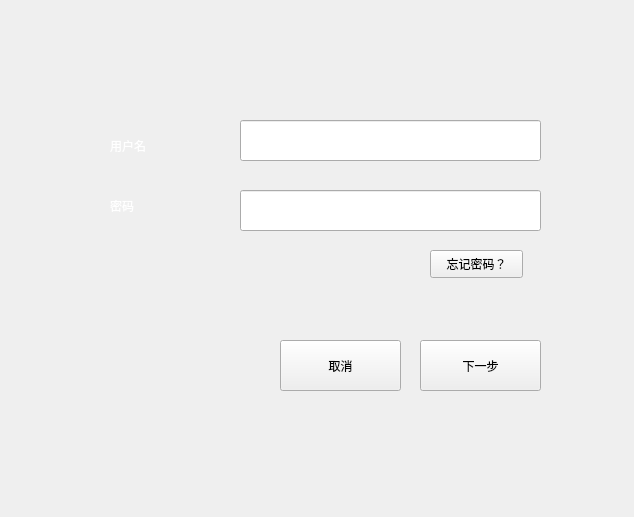
<?xml version="1.0" encoding="UTF-8"?>
<ui version="4.0">
 <class>sign</class>
 <widget class="QWidget" name="sign">
  <property name="geometry">
   <rect>
    <x>0</x>
    <y>0</y>
    <width>634</width>
    <height>517</height>
   </rect>
  </property>
  <property name="windowTitle">
   <string>Form</string>
  </property>
  <widget class="QLabel" name="label">
   <property name="geometry">
    <rect>
     <x>110</x>
     <y>120</y>
     <width>121</width>
     <height>51</height>
    </rect>
   </property>
   <property name="styleSheet">
    <string notr="true">color:rgb(255, 255, 255)</string>
   </property>
   <property name="text">
    <string>用户名</string>
   </property>
  </widget>
  <widget class="QLabel" name="label_2">
   <property name="geometry">
    <rect>
     <x>110</x>
     <y>180</y>
     <width>111</width>
     <height>51</height>
    </rect>
   </property>
   <property name="styleSheet">
    <string notr="true">color:white</string>
   </property>
   <property name="text">
    <string>密码</string>
   </property>
  </widget>
  <widget class="QPushButton" name="pushButton">
   <property name="geometry">
    <rect>
     <x>430</x>
     <y>250</y>
     <width>93</width>
     <height>28</height>
    </rect>
   </property>
   <property name="text">
    <string>忘记密码？</string>
   </property>
  </widget>
  <widget class="QPushButton" name="pushButton_2">
   <property name="geometry">
    <rect>
     <x>280</x>
     <y>340</y>
     <width>121</width>
     <height>51</height>
    </rect>
   </property>
   <property name="text">
    <string>取消</string>
   </property>
  </widget>
  <widget class="QPushButton" name="pushButton_3">
   <property name="geometry">
    <rect>
     <x>420</x>
     <y>340</y>
     <width>121</width>
     <height>51</height>
    </rect>
   </property>
   <property name="text">
    <string>下一步</string>
   </property>
  </widget>
  <widget class="QLineEdit" name="lineEdit">
   <property name="geometry">
    <rect>
     <x>240</x>
     <y>120</y>
     <width>301</width>
     <height>41</height>
    </rect>
   </property>
  </widget>
  <widget class="QLineEdit" name="lineEdit_2">
   <property name="geometry">
    <rect>
     <x>240</x>
     <y>190</y>
     <width>301</width>
     <height>41</height>
    </rect>
   </property>
  </widget>
 </widget>
 <resources/>
 <connections/>
</ui>
